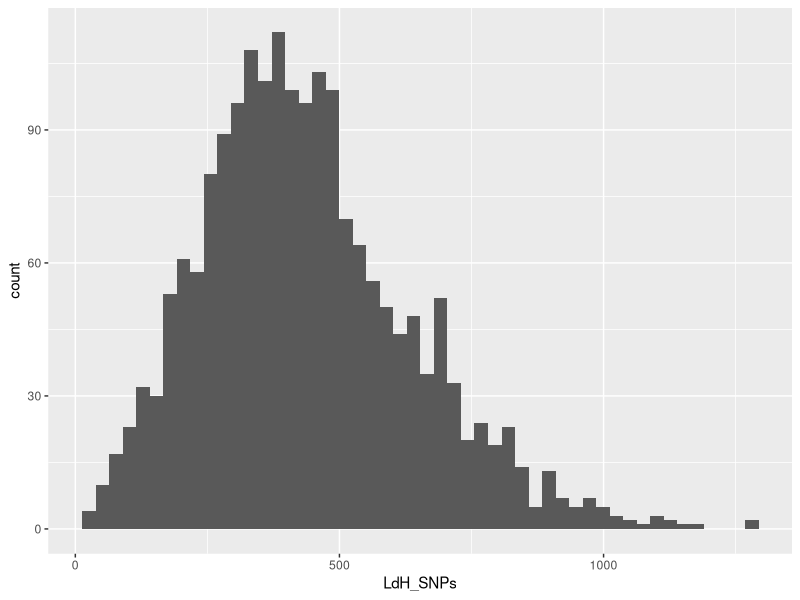
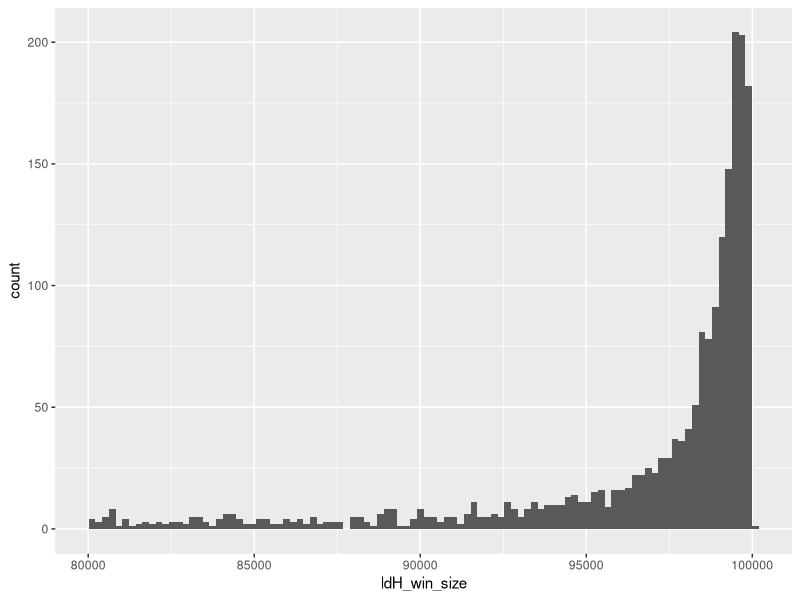
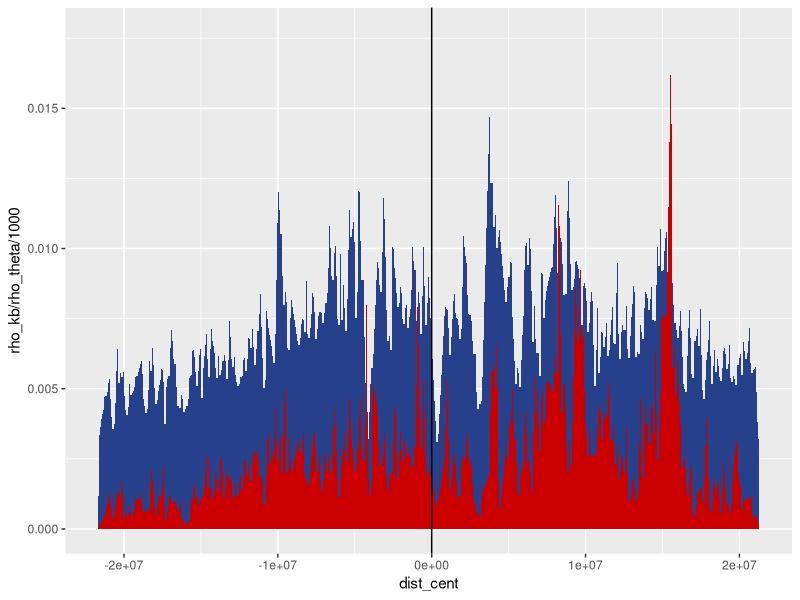
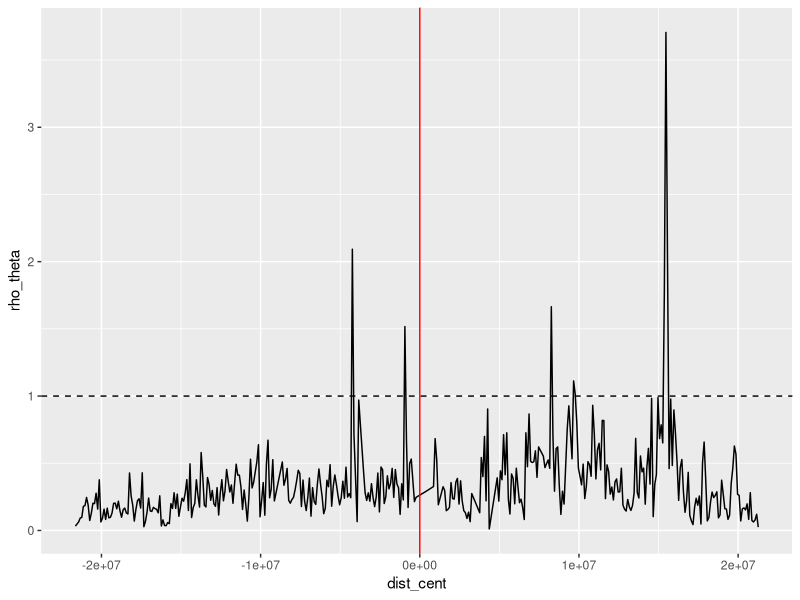
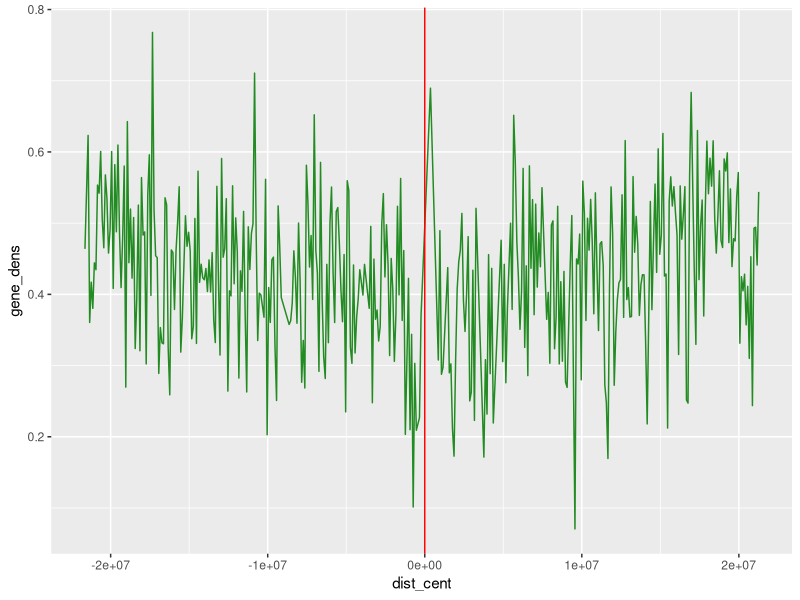
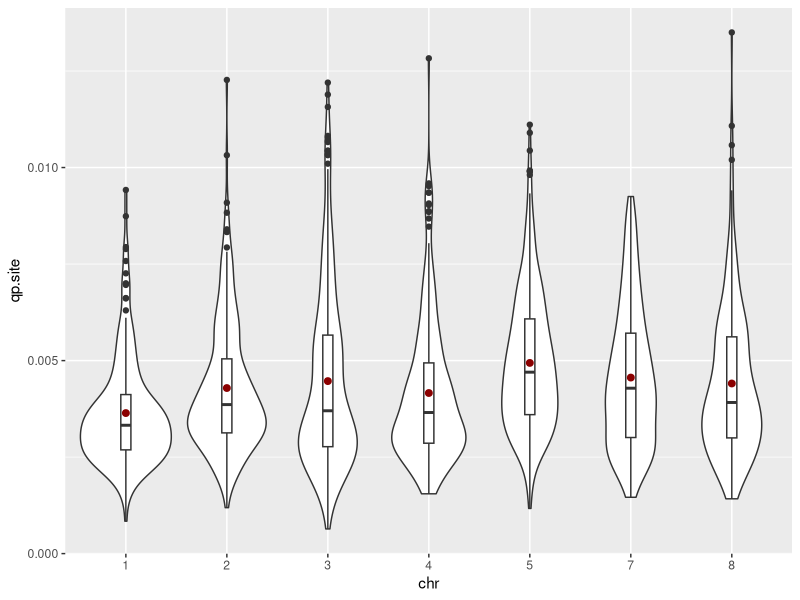
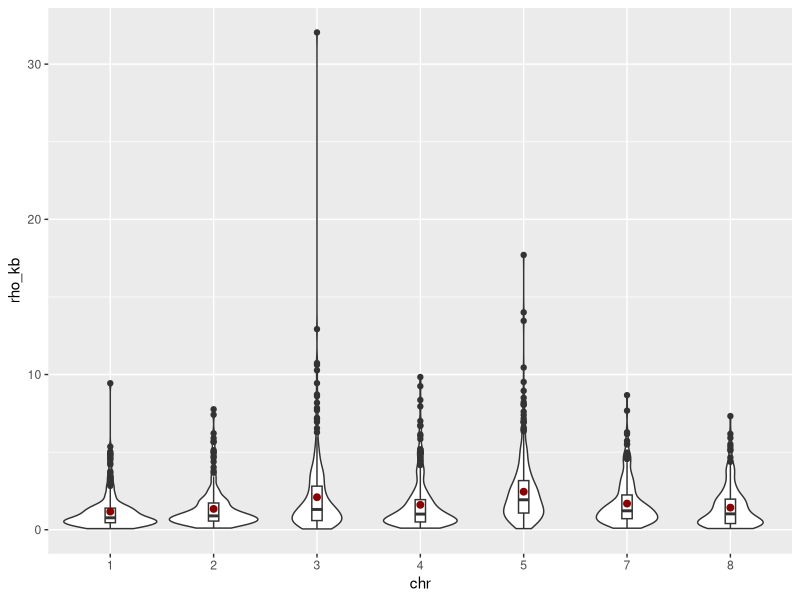

These figures' R source, in order:
## ---- chunk 1
knitr::opts_chunk$set(echo = TRUE)
library(tidyverse)
## ---- chunk 2
data <- read.delim("Data_Mt_DSBionf.csv", sep = ",")
data$chr <- as.factor(data$chr)
plot_data <- data %>% ggplot()
plot_data + geom_histogram(mapping = aes(x = LdH_SNPs), bins = 50)
plot_data + geom_histogram(mapping = aes(x = ldH_win_size), bins = 100)
## ---- chunk 3
#Filtering for number of SNPs
lowlim <- mean(data$LdH_SNPs) - 3*sd(data$LdH_SNPs)
highlim <- mean(data$LdH_SNPs) + 3*sd(data$LdH_SNPs)
d <- data %>%
    filter(LdH_SNPs > lowlim) %>%
    filter(LdH_SNPs < highlim)

#Filtering for window size
lowlim <- mean(data$ldH_win_size) - 3*sd(data$ldH_win_size)
highlim <- mean(data$ldH_win_size) + 3*sd(data$ldH_win_size)
d <- data %>%
    filter(ldH_win_size > lowlim) %>%
    filter(ldH_win_size < highlim)
## ---- chunk 4
cat("We keep ", round(dim(d)[1] / dim(data)[1] * 100, digits = 2), "% of the data\n", sep = "")
## ---- chunk 5
plot_chr5 <- d %>% filter(chr == "5") %>% ggplot()

plot_chr5 +
    geom_area(mapping = aes(y = rho_kb / rho_theta / 1000, x = dist_cent), fill = "royalblue4") +
    geom_area(mapping = aes(y = rho_kb / 1000, x = dist_cent), fill = "red3") +
    geom_vline(xintercept = 0)

plot_chr5 + 
    geom_line(mapping = aes(y = rho_theta, x = dist_cent)) +
    geom_vline(xintercept = 0, color = "red") +
    geom_hline(yintercept = 1, linetype = "dashed")

plot_chr5 +
    geom_line(mapping = aes(y = gene_dens, x = dist_cent), color = "forestgreen") +
    geom_vline(xintercept = 0, color = "red")
## ---- chunk 6
d %>% ggplot(mapping = aes(x = chr, y = qp.site)) +
    geom_violin() +
    geom_boxplot(width=0.1) +
    stat_summary(fun.y=mean, geom="point", size=2, color = "red4")

d %>% ggplot(mapping = aes(x = chr, y = rho_kb)) +
    geom_violin() +
    geom_boxplot(width=0.1) +
    stat_summary(fun.y=mean, geom="point", size=2, color = "red4")
## ---- chunk 7
#Calculate recombination rate median by chromosome
d_chr <- d %>% group_by(chr) %>% 
    summarise(median_rho = median(rho_kb),
              mean_rho = mean(rho_kb)) #calculate recombination rate by chromosome

N = 100
boot_med <- as.data.frame(matrix(data = 0, nrow = N, ncol = length(levels(d$chr))))
colnames(boot_med) <- levels(d$chr)
for (i in levels(d$chr)) {
    d_chr_i <- d %>% filter(chr == i)
    for (n in 1:N) {
        boot_med[n, i] <- median(sample_n(d_chr_i, dim(d_chr_i)[1], replace = T)$rho_kb)
    }
}

CI <- t(apply(boot_med, 2, function(x) quantile(x, c(0.025, 0.975))))
# means <- apply(boot_med, 2, mean)

cbind(d_chr[,c(2)], CI)     #, d_chr[,c(3)], boot_mean = means)
